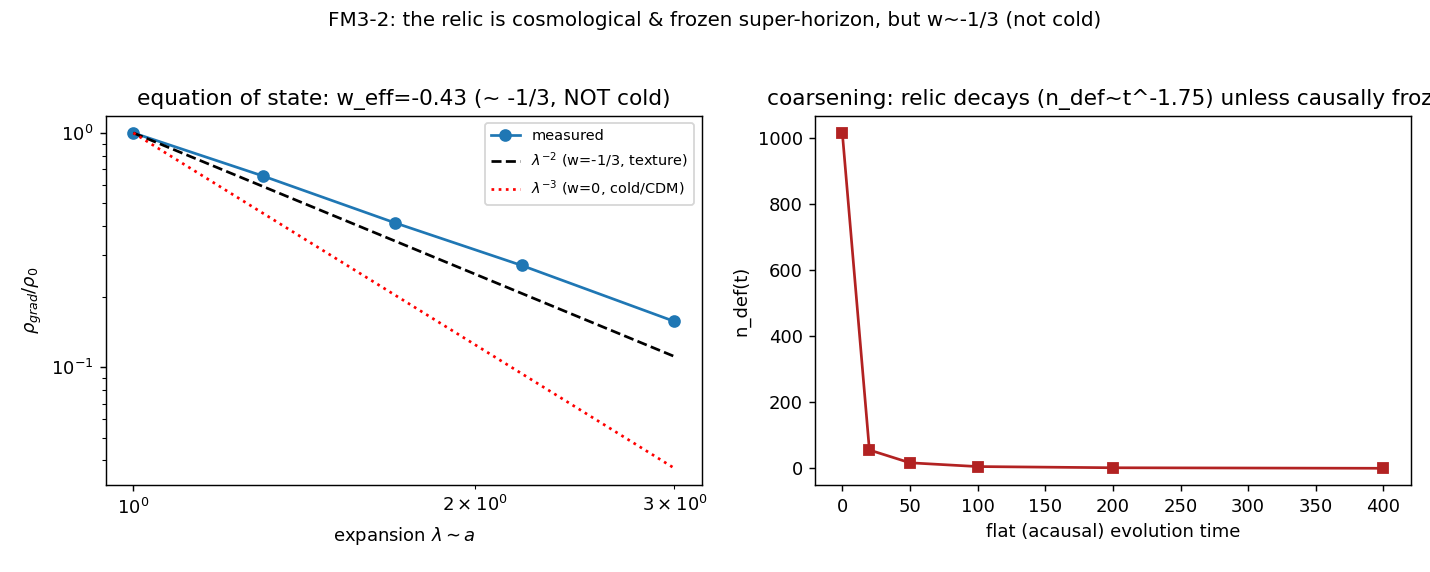

This figure's Python source:
"""FM3_2_freezing.py -- is the relic cold and frozen? (charter FM3-2)

Two pre-registered questions about the relic texture from FM3-1:

  (A) EQUATION OF STATE.  A frozen field pattern stretched by cosmic expansion has
      gradient-energy density rho ~ |grad n|^2 ~ a^{-2} (physical gradients dilute),
      i.e. w = -1/3 -- NOT cold (w=0, CDM).  We MEASURE the effective w on the
      lattice from how the relic's gradient-energy density scales under dilation
      (rho ~ lambda^{-p}, w = p/3 - 1).  Death-relevant: w >= 0 (cold) is what S8
      needs; w ~ -1/3 (texture/global-monopole) does NOT cluster like CDM.

  (B) FREEZING vs COARSENING.  Under continued FLAT (acausal) zero-T relaxation the
      relic network COARSENS -- defects annihilate (n_def falls).  The E3b causal
      cone, by contrast, FREEZES a super-horizon winding (B preserved; reproduced in
      the gate).  So the relic is frozen ONLY while super-horizon (causal), and
      decays once it can evolve (sub-horizon / acausal).  We measure the flat
      coarsening law n_def(t) to quantify the post-re-entry decay.

Pre-registered P2: w_eff ~ -1/3 (frozen texture), confirmed; the relic is cosmo-
logical-scale (FM3-1) and causally frozen super-horizon (E3b) -- but NOT cold.
Death C2/C3 logic lives in FM3-3/5.  Anti-circularity: w and the coarsening law are
measured; no cosmological number inserted.
"""
from __future__ import annotations

import json
import time
from pathlib import Path

import numpy as np
import matplotlib
matplotlib.use("Agg")
import matplotlib.pyplot as plt  # noqa: E402

import fm3_core as f3  # noqa: E402

OUT = Path(__file__).resolve().parent
SEEDS = list(range(20))
L = 20
TAU_Q = 8                     # representative quench
COOL_DOMAINS = 15             # partial cool: keep domains, drop UV noise
LAMBDAS = np.array([1.0, 1.3, 1.7, 2.2, 3.0])
COARSEN_T = [0, 20, 50, 100, 200, 400]


def main():
    t0 = time.time()
    print("=" * 72)
    print(f"FM3-2 -- relic equation of state (w_eff) and freezing vs coarsening (L={L})")
    print("=" * 72)

    # ---- (A) effective equation of state ----
    ws, ps = [], []
    rho_acc = np.zeros(len(LAMBDAS))
    for sd in SEEDS:
        n = f3.quench(L, tau_Q=TAU_Q, seed=sd)
        nc = f3.cool(n, COOL_DOMAINS)
        lam, rho, p, w = f3.w_effective(nc, LAMBDAS)
        ws.append(w); ps.append(p); rho_acc += rho / rho[0]
    w_mean = float(np.mean(ws)); w_sem = float(np.std(ws) / np.sqrt(len(SEEDS)))
    p_mean = float(np.mean(ps))
    rho_mean = rho_acc / len(SEEDS)
    cold = w_mean > -0.1                       # w~0 would be cold (CDM-like)
    texture_like = abs(w_mean + 1.0 / 3.0) < 0.15
    print(f"[A] equation of state: rho ~ lambda^-{p_mean:.2f}  =>  "
          f"w_eff = {w_mean:+.3f} +- {w_sem:.3f}")
    print(f"    cold (w~0, CDM-like)? {cold}   texture-like (w~-1/3)? {texture_like}")

    # ---- (B) coarsening under flat evolution ----
    print("[B] coarsening under continued FLAT relaxation (acausal: defects annihilate)")
    nd_t = np.zeros(len(COARSEN_T))
    for sd in SEEDS[:8]:
        n = f3.quench(L, tau_Q=TAU_Q, seed=sd)
        ts, nd = f3.coarsening(n, COARSEN_T)
        nd_t += nd
    nd_t /= len(SEEDS[:8])
    # coarsening exponent n_def ~ t^-q (t>0)
    tpos = np.array(COARSEN_T[1:], float); npos = nd_t[1:]
    q = -np.polyfit(np.log(tpos), np.log(np.maximum(npos, 1e-3)), 1)[0]
    for tt, nn in zip(COARSEN_T, nd_t):
        print(f"    t={tt:4d}: <n_def>={nn:6.2f}")
    print(f"    flat coarsening law: n_def ~ t^-{q:.2f}  (acausal: relic decays)")

    verdict = ("relic is COSMOLOGICAL-scale (FM3-1) and causally FROZEN super-horizon "
               f"(E3b, gate) -- but its equation of state is w_eff={w_mean:+.2f} "
               "(~ -1/3, texture/global-monopole), NOT cold (w=0). Under flat "
               f"(sub-horizon) evolution it coarsens away (n_def ~ t^-{q:.2f}). So it "
               "is NOT a cold, clustering CDM-like component.")
    print("-" * 72)
    print(f"  FM3-2: {verdict}")
    print("=" * 72)

    payload = {
        "w_eff": w_mean, "w_eff_sem": w_sem, "rho_exponent_p": p_mean,
        "cold_CDM_like": bool(cold), "texture_like_minus_third": bool(texture_like),
        "coarsening_exponent_q": float(q),
        "lambdas": LAMBDAS.tolist(), "rho_norm": rho_mean.tolist(),
        "coarsen_t": COARSEN_T, "n_def_t": nd_t.tolist(),
        "verdict": verdict, "L": L, "tau_Q": TAU_Q, "seeds": len(SEEDS),
        "runtime_s": time.time() - t0,
        "timestamp_utc": time.strftime("%Y-%m-%dT%H:%M:%SZ", time.gmtime()),
    }
    (OUT / "FM3_2_freezing.json").write_text(json.dumps(payload, indent=2, default=float))
    print(f"saved {OUT/'FM3_2_freezing.json'}  ({payload['runtime_s']:.0f}s)")
    make_figure(LAMBDAS, rho_mean, w_mean, COARSEN_T, nd_t, q)
    return payload


def make_figure(lam, rho, w, ts, nd, q):
    fig, ax = plt.subplots(1, 2, figsize=(11, 4.4))
    ax[0].plot(lam, rho, "o-", lw=1.5, label="measured")
    ax[0].plot(lam, lam ** (-2.0), "k--", label=r"$\lambda^{-2}$ (w=-1/3, texture)")
    ax[0].plot(lam, lam ** (-3.0), "r:", label=r"$\lambda^{-3}$ (w=0, cold/CDM)")
    ax[0].set_xscale("log"); ax[0].set_yscale("log")
    ax[0].set_xlabel(r"expansion $\lambda \sim a$"); ax[0].set_ylabel(r"$\rho_{grad}/\rho_0$")
    ax[0].set_title(f"equation of state: w_eff={w:+.2f} (~ -1/3, NOT cold)")
    ax[0].legend(fontsize=8)
    ax[1].plot(ts, nd, "s-", color="firebrick")
    ax[1].set_xlabel("flat (acausal) evolution time"); ax[1].set_ylabel("n_def(t)")
    ax[1].set_title(f"coarsening: relic decays (n_def~t^-{q:.2f}) unless causally frozen")
    fig.suptitle("FM3-2: the relic is cosmological & frozen super-horizon, but w~-1/3 "
                 "(not cold)", fontsize=11)
    fig.tight_layout(rect=[0, 0, 1, 0.95])
    fig.savefig(OUT / "FM3_2_freezing.png", dpi=130)
    print(f"saved {OUT/'FM3_2_freezing.png'}")


if __name__ == "__main__":
    main()
